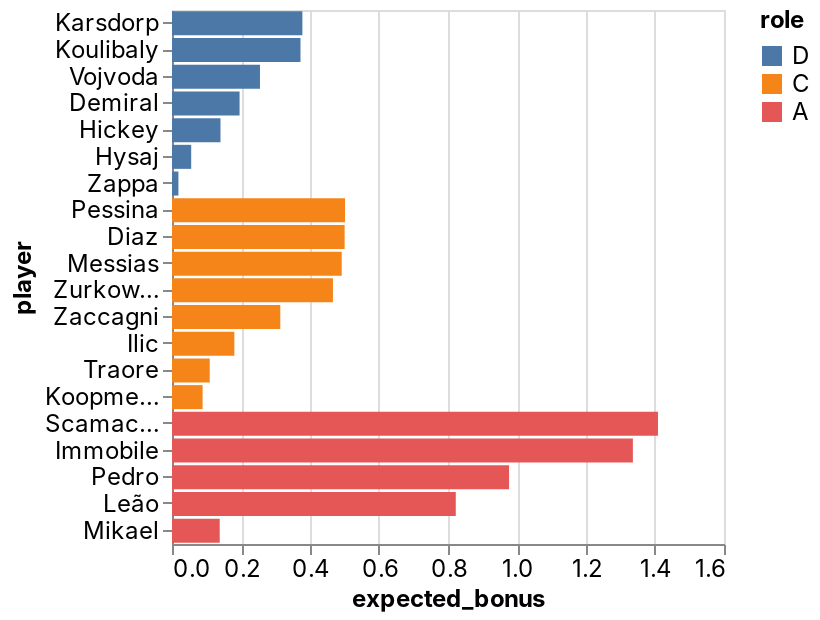

The notebook cell saved with this chart:
### Code cell
_deepnote_run_altair(team, """{"$schema":"https://vega.github.io/schema/vega-lite/v4.json","mark":{"type":"bar","tooltip":{"content":"data"}},"height":220,"autosize":{"type":"fit"},"data":{"name":"placeholder"},"encoding":{"x":{"field":"expected_bonus","type":"quantitative","sort":null,"scale":{"type":"linear","zero":false}},"y":{"field":"player","type":"nominal","sort":null,"scale":{"type":"linear","zero":true}},"color":{"field":"role","type":"nominal","sort":null,"scale":{"type":"linear","zero":false}}}}""")

### Figure 1 — Vega-Lite specification as saved in the notebook (floating-point values rounded to 4 significant figures)
{"config": {"view": {"continuousWidth": 400, "continuousHeight": 300}, "area": {"fill": "#51C0E9"}, "axis": {"labelFont": "Inter, sans-serif", "labelFontSize": 12, "labelFontWeight": "normal", "labelLimit": 60, "labelOverlap": "greedy", "titleFont": "Inter, sans-serif", "titleFontSize": 12, "titleFontWeight": "bold"}, "background": "#ffffff", "legend": {"labelFont": "Inter, sans-serif", "labelFontSize": 12, "titleFont": "Inter, sans-serif", "titleFontSize": 12, "titleFontWeight": "bold"}, "line": {"stroke": "#51C0E9", "strokeWidth": 2}, "rect": {"fill": "#51C0E9"}, "title": {"anchor": "start", "color": "#000000", "font": "Inter, sans-serif", "fontSize": 22, "fontWeight": "normal"}}, "data": {"name": "data-65bee7103845d34b255d81a6ab692742"}, "mark": {"type": "bar", "tooltip": {"content": "data"}}, "autosize": {"type": "fit"}, "encoding": {"color": {"type": "nominal", "field": "role", "scale": {"type": "linear", "zero": false}, "sort": null}, "x": {"type": "quantitative", "field": "expected_bonus", "scale": {"type": "linear", "zero": false}, "sort": null}, "y": {"type": "nominal", "field": "player", "scale": {"type": "linear", "zero": true}, "sort": null}}, "height": 300, "width": "container", "$schema": "https://vega.github.io/schema/vega-lite/v4.json", "datasets": {"data-65bee7103845d34b255d81a6ab692742": [{"fanta_team": "Scansuolo ", "role": "D", "player": "Karsdorp", "team": "Roma", "opponent": "Venezia", "date": "2022-05-14T00:00:00", "expected_bonus": 0.3779}, {"fanta_team": "Scansuolo ", "role": "D", "player": "Koulibaly", "team": "Napoli", "opponent": "Genoa", "date": "2022-05-15T00:00:00", "expected_bonus": 0.3724}, {"fanta_team": "Scansuolo ", "role": "D", "player": "Vojvoda", "team": "Torino", "opponent": "Verona", "date": "2022-05-14T00:00:00", "expected_bonus": 0.255}, {"fanta_team": "Scansuolo ", "role": "D", "player": "Demiral", "team": "Atalanta", "opponent": "AC Milan", "date": "2022-05-15T00:00:00", "expected_bonus": 0.1958}, {"fanta_team": "Scansuolo ", "role": "D", "player": "Hickey", "team": "Bologna", "opponent": "Sassuolo", "date": "2022-05-15T00:00:00", "expected_bonus": 0.1405}, {"fanta_team": "Scansuolo ", "role": "D", "player": "Hysaj", "team": "Lazio", "opponent": "Juventus", "date": "2022-05-16T00:00:00", "expected_bonus": 0.05565}, {"fanta_team": "Scansuolo ", "role": "D", "player": "Zappa", "team": "Cagliari", "opponent": "Inter", "date": "2022-05-15T00:00:00", "expected_bonus": 0.01862}, {"fanta_team": "Scansuolo ", "role": "C", "player": "Pessina", "team": "Atalanta", "opponent": "AC Milan", "date": "2022-05-15T00:00:00", "expected_bonus": 0.5016}, {"fanta_team": "Scansuolo ", "role": "C", "player": "Diaz", "team": "AC Milan", "opponent": "Atalanta", "date": "2022-05-15T00:00:00", "expected_bonus": 0.5004}, {"fanta_team": "Scansuolo ", "role": "C", "player": "Messias", "team": "AC Milan", "opponent": "Atalanta", "date": "2022-05-15T00:00:00", "expected_bonus": 0.4919}, {"fanta_team": "Scansuolo ", "role": "C", "player": "Zurkowski", "team": "Empoli", "opponent": "Salernitana", "date": "2022-05-14T00:00:00", "expected_bonus": 0.4665}, {"fanta_team": "Scansuolo ", "role": "C", "player": "Zaccagni", "team": "Lazio", "opponent": "Juventus", "date": "2022-05-16T00:00:00", "expected_bonus": 0.3139}, {"fanta_team": "Scansuolo ", "role": "C", "player": "Ilic", "team": "Verona", "opponent": "Torino", "date": "2022-05-14T00:00:00", "expected_bonus": 0.1807}, {"fanta_team": "Scansuolo ", "role": "C", "player": "Traore", "team": "Sassuolo", "opponent": "Bologna", "date": "2022-05-15T00:00:00", "expected_bonus": 0.1094}, {"fanta_team": "Scansuolo ", "role": "C", "player": "Koopmeiners", "team": "Atalanta", "opponent": "AC Milan", "date": "2022-05-15T00:00:00", "expected_bonus": 0.08869}, {"fanta_team": "Scansuolo ", "role": "A", "player": "Scamacca", "team": "Sassuolo", "opponent": "Bologna", "date": "2022-05-15T00:00:00", "expected_bonus": 1.409}, {"fanta_team": "Scansuolo ", "role": "A", "player": "Immobile", "team": "Lazio", "opponent": "Juventus", "date": "2022-05-16T00:00:00", "expected_bonus": 1.336}, {"fanta_team": "Scansuolo ", "role": "A", "player": "Pedro", "team": "Cagliari", "opponent": "Inter", "date": "2022-05-15T00:00:00", "expected_bonus": 0.977}, {"fanta_team": "Scansuolo ", "role": "A", "player": "Leão", "team": "AC Milan", "opponent": "Atalanta", "date": "2022-05-15T00:00:00", "expected_bonus": 0.8225}, {"fanta_team": "Scansuolo ", "role": "A", "player": "Mikael", "team": "Salernitana", "opponent": "Empoli", "date": "2022-05-14T00:00:00", "expected_bonus": 0.1383}]}}
